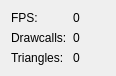
<?xml version="1.0" encoding="UTF-8"?>
<ui version="4.0">
 <class>StatWidget</class>
 <widget class="QWidget" name="StatWidget">
  <property name="geometry">
   <rect>
    <x>0</x>
    <y>0</y>
    <width>116</width>
    <height>74</height>
   </rect>
  </property>
  <property name="font">
   <font>
    <family>Tahoma</family>
   </font>
  </property>
  <property name="windowTitle">
   <string>Form</string>
  </property>
  <layout class="QVBoxLayout" name="verticalLayout">
   <item>
    <layout class="QFormLayout" name="formLayout">
     <item row="0" column="0">
      <widget class="QLabel" name="label">
       <property name="text">
        <string>FPS:</string>
       </property>
      </widget>
     </item>
     <item row="0" column="1">
      <widget class="QLabel" name="fps">
       <property name="text">
        <string>0</string>
       </property>
      </widget>
     </item>
     <item row="1" column="0">
      <widget class="QLabel" name="label_3">
       <property name="text">
        <string>Drawcalls:</string>
       </property>
      </widget>
     </item>
     <item row="1" column="1">
      <widget class="QLabel" name="drawcalls">
       <property name="text">
        <string>0</string>
       </property>
      </widget>
     </item>
     <item row="2" column="0">
      <widget class="QLabel" name="label_5">
       <property name="text">
        <string>Triangles:</string>
       </property>
      </widget>
     </item>
     <item row="2" column="1">
      <widget class="QLabel" name="triangles">
       <property name="text">
        <string>0</string>
       </property>
      </widget>
     </item>
    </layout>
   </item>
  </layout>
 </widget>
 <resources/>
 <connections/>
</ui>
